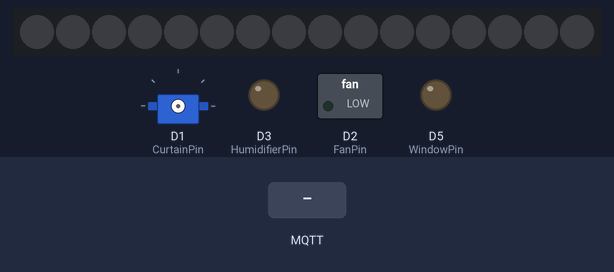
This sketch was run on a simulated ESP8266 (NodeMCU). Parts: 16 RGB LEDs in strip order, left to right, servo, switched loads named in the sketch (green lamp = pin HIGH), output pins drawn as LEDs (lit = HIGH). Inputs (shaded band) come from the test bench. WiFi joins after 1.5 s; servers stay silent unless stated; a WiFi scan finds three made-up networks; storage starts empty; no MQTT or app messages arrive unless stated; what the sketch prints to the serial monitor is not drawn.

Above: at 8.5 s.
8.6 s: MQTT message "curtain" arrives on the second subscribed topic
10.1 s: MQTT message "1" arrives on the third subscribed topic
At 10.9 s:
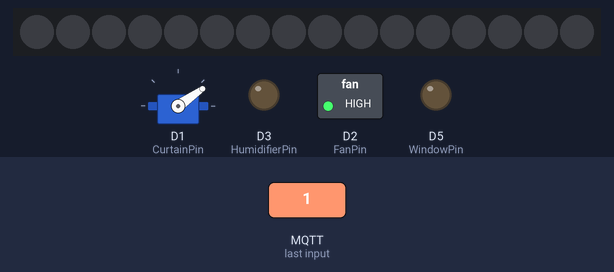
11.6 s: MQTT message "curtain" arrives on the third subscribed topic
At 12.1 s:
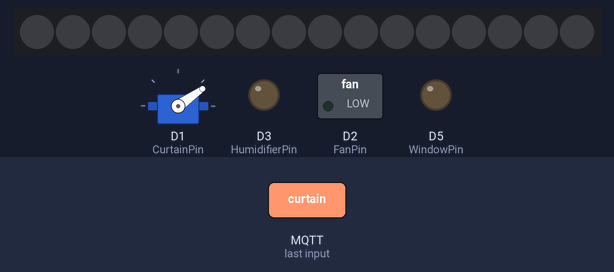
Timing chart, 0 to 14.6 s (numbered marks = the images above; inputs shaded):
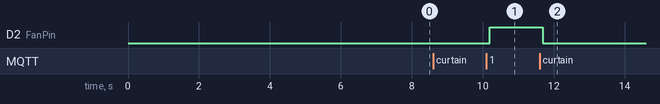

The sketch:

Devices.ino
```cpp
#include <ArduinoJson.h>
#include <ESP8266WiFi.h>
#include <ESP8266httpUpdate.h>
#include <ESP8266HTTPClient.h>
#include <LittleFS.h>
#include <MQTT.h>
#include <NeoPixelBus.h>
#include <Servo.h>
#include <Ticker.h>
#include <vector>
#include <WiFiManager.h>

#define D0 16
#define D1 5
#define D2 4
#define D3 0
#define D4 2
#define D5 14
#define D6 12

const int MQTTPort = 1883;
const char *MQTTServer = "192.168.1.110";
const char *MQTTClientid = "Devices";
const char *MQTTPub = "devices";
const String MQTTSub[] = {
    "devices",
    "curtain",
    "fan",
    "humidifier",
    "light",
    "window"
};
const int MQTTSubLen = 6;
MQTTClient MQTT;
WiFiClient WLAN;
WiFiManager WM;

const int CurtainMax = 100;
const int CurtainAngleMin = 35;
const int CurtainAngleMax = 130;
const int CurtainPin = D1;
Servo Curtain;
Ticker CurtainTicker;

const int FanMax = 1;
const int FanPin = D2;

const int HumidifierMax = 1;
const int HumidifierPin = D3;

const int LightMax = 16;
NeoPixelBus<NeoGrbFeature, Neo800KbpsMethod> Light(LightMax); //RX

const int WindowMax = 100;
const int WindowAngleMin = 35;
const int WindowAngleMax = 130;
const int WindowPin = D5;
Servo Window;
Ticker WindowTicker;

struct WiFiEntry {
    String SSID;
    String PASS;
};
std::vector<WiFiEntry> WiFiList;

void curtain(int value)
{
    value = constrain(value, 0, CurtainMax);
    value = map(value, 0, CurtainMax, CurtainAngleMin, CurtainAngleMax);
    Curtain.attach(CurtainPin);
    Curtain.write(value);
    CurtainTicker.once_ms(1000, []() {
        Curtain.detach();
    });
}

void fan(int value)
{
    value = constrain(value, 0, FanMax);
    digitalWrite(FanPin, value);
}

void humidifier(int value)
{
    value = constrain(value, 0, HumidifierMax);
    digitalWrite(HumidifierPin, value);
}

void light(int value)
{
    value = constrain(value, 0, LightMax);
    Light.ClearTo(RgbColor(0, 0, 0));
    for (byte i = 0; i < value; i++)
    {
        Light.SetPixelColor(i, RgbColor(10, 10, 10));
    }
    Light.Show();
}

void window(int value)
{
    value = constrain(value, 0, WindowMax);
    value = map(value, 0, WindowMax, WindowAngleMin, WindowAngleMax);
    Window.attach(WindowPin);
    Window.write(value);
    WindowTicker.once_ms(1000, []() {
        Window.detach();
    });
}

void MQTTConnect()
{
    for (byte i = 0; i < 120; ++i)
    {
        WiFiConnect();
        if (MQTT.connect((String(MQTTClientid) + millis()).c_str()))
        {
            break;
        }
        delay(500);
    }
    for (byte i = 0; i < MQTTSubLen; ++i)
    {
        MQTT.subscribe(MQTTSub[i]);
        delay(10);
    }
}

void MQTTInitialize()
{
    MQTT.begin(MQTTServer, MQTTPort, WLAN);
    MQTT.onMessage(MQTTMsg);
}

void MQTTLoop()
{
    if (!MQTT.connected())
    {
        MQTTConnect();
    }
    MQTT.loop();
}

void MQTTMsg(String &topic, String &payload)
{
    if (topic == MQTTSub[0] && payload[0] == 'N')
    {
        LittleFS.begin();
        WiFiConfigNew();
        LittleFS.end();
    }
    else if (topic == "curtain")
    {
        curtain(payload.toInt());
    }
    else if (topic == "fan")
    {
        fan(payload.toInt());
    }
    else if (topic == "humidifier")
    {
        humidifier(payload.toInt());
    }
    else if (topic == "light")
    {
        light(payload.toInt());
    }
    else if (topic == "window")
    {
        window(payload.toInt());
    }
}

void WiFiAdd(String SSID, String PASS)
{
    WiFiList.push_back(WiFiEntry{SSID, PASS});
}

void WiFiConfigNew()
{
    StaticJsonDocument<128> doc;
    doc["len"] = 0;
    File WiFiConfig = LittleFS.open("/WiFi.json", "w");
    serializeJson(doc, WiFiConfig);
    WiFiConfig.close();
}

void WiFiConfigRead()
{
    LittleFS.begin();
    if (LittleFS.exists("/WiFi.json"))
    {
        StaticJsonDocument<512> doc;
        File WiFiConfig = LittleFS.open("/WiFi.json", "r");
        deserializeJson(doc, WiFiConfig);
        for (byte i = 0; i < doc["len"]; ++i)
        {
            WiFiAdd(doc["ssid"][i], doc["pass"][i]);
        }
        WiFiConfig.close();
    }
    else
    {
        WiFiConfigNew();
    }
    LittleFS.end();
}

void WiFiConfigWrite(String SSID, String PASS)
{
    LittleFS.begin();
    File WiFiConfig = LittleFS.open("/WiFi.json", "r");
    StaticJsonDocument<512> doc;
    deserializeJson(doc, WiFiConfig);
    WiFiConfig.close();
    byte len = doc["len"];
    bool exist = 0;
    for (byte i = 0; i < len; ++i)
    {
        if (doc["ssid"][i] == SSID)
        {
            exist = 1;
            if (doc["pass"][i] != PASS)
            {
                doc["pass"][i] = PASS;
            }
        }
    }
    if (!exist)
    {
        ++len;
        doc["len"] = len;
        doc["ssid"].add(SSID);
        doc["pass"].add(PASS);
    }
    WiFiConfig = LittleFS.open("/WiFi.json", "w");
    serializeJson(doc, WiFiConfig);
    WiFiConfig.close();
    LittleFS.end();
}

int WiFiConnect()
{
    if (WiFi.status() != WL_CONNECTED)
    {
        WiFi.disconnect();
        WiFi.scanDelete();
        for (byte k = 0; k < 3; ++k)
        {
            byte scanResult = WiFi.scanNetworks();
            byte bestWiFi = 255;
            if (scanResult > 0)
            {
                int bestRSSI = INT_MIN;
                for (byte i = 0; i < scanResult; ++i)
                {
                    for (byte j = 0; j < WiFiList.size(); ++j)
                    {
                        if (WiFi.SSID(i) == WiFiList[j].SSID)
                        {
                            if (WiFi.RSSI(i) > bestRSSI)
                            {
                                bestWiFi = j;
                            }
                            break;
                        }
                    }
                }
            }
            WiFi.scanDelete();

            if (bestWiFi != 255)
            {
                WiFi.begin(WiFiList[bestWiFi].SSID, WiFiList[bestWiFi].PASS);
                for (byte i = 0; i < 60; ++i)
                {
                    if (WiFi.status() == WL_CONNECTED)
                    {
                        return 1;
                    }
                    delay(500);
                }
            }
        }

        WiFiPortal();
    }
}

void WiFiInitialize()
{
    WiFi.mode(WIFI_STA);
    WiFi.setSleepMode(WIFI_LIGHT_SLEEP);
    WiFiConfigRead();
}

int WiFiPortal()
{
    WM.setConfigPortalTimeout(180);
    WM.startConfigPortal(MQTTClientid);
    if (WiFi.status() == WL_CONNECTED)
    {
        WiFiConfigWrite(WM.getWiFiSSID(), WM.getWiFiPass());
        WiFiAdd(WM.getWiFiSSID(), WM.getWiFiPass());
        return 1;
    }
    else
    {
        ESP.deepSleepInstant(INT32_MAX);
    }
}

void setup()
{
    Serial.begin(115200);
    Serial.println("");
    WiFiInitialize();
    MQTTInitialize();

    pinMode(CurtainPin, OUTPUT);
    pinMode(FanPin, OUTPUT);
    pinMode(HumidifierPin, OUTPUT);
    pinMode(WindowPin, OUTPUT);
    Light.Begin();

    Serial.println("ESP OK");
}

void loop()
{
    MQTTLoop();

    delay(100);
}
```

Measured:
- after the input at 10.1 s, D2 (FanPin): LOW → HIGH after 0.09 s
- after the input at 11.6 s, D2 (FanPin): HIGH → LOW after 0.09 s
